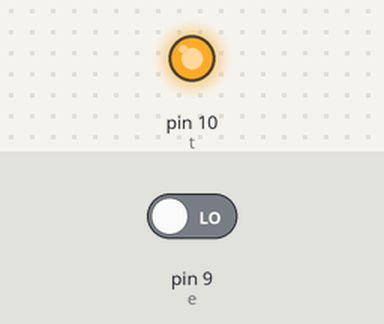
The sketch below on a simulated Arduino Uno, built with avr-gcc and run on an emulated ATmega328P. Parts: output pins drawn as LEDs (lit = HIGH). The test bench sets the inputs (shaded band); at power-on: pin 9 (e) LOW. What the sketch prints to the serial monitor is not drawn.

Above: at 0.1 s.
Timing chart, 0 to 1.6 s (numbered marks = the images above):
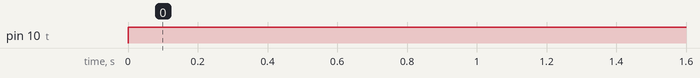

The sketch:

obstacle_detection.ino
```cpp
int t = 10;
int e = 9;
int red = 6;
int green =5;
int blue = 4;


void setup() {
  pinMode(t, OUTPUT);
  pinMode(e, INPUT);
  Serial.begin(9600);

   // put your setup code here, to run once:

}
int a;
void loop() {
  // put your main code here, to run repeatedly:
digitalWrite(t,HIGH);
delayMicroseconds(2);
digitalWrite(t,LOW);
delayMicroseconds(10);
digitalWrite(t,HIGH);

long duration = pulseIn (e,HIGH);

long cm = duration/29/2;

Serial.println(cm);

if (cm<10)
{
  digitalWrite(blue,LOW);
  digitalWrite(green,LOW);
  digitalWrite(red,HIGH);
  delay(200);
}
else if (cm>=10 and cm<=20)
{
  digitalWrite(red,LOW);
  digitalWrite(green,LOW);
  digitalWrite(blue,HIGH);
  delay(200);
}
else
{
  digitalWrite(blue,LOW);
  digitalWrite(red,LOW);
  digitalWrite(green,HIGH);
  delay(200);
}
  }
```

Measured:
- by itself, pin 10 (t): LOW → HIGH at 0.00 s
